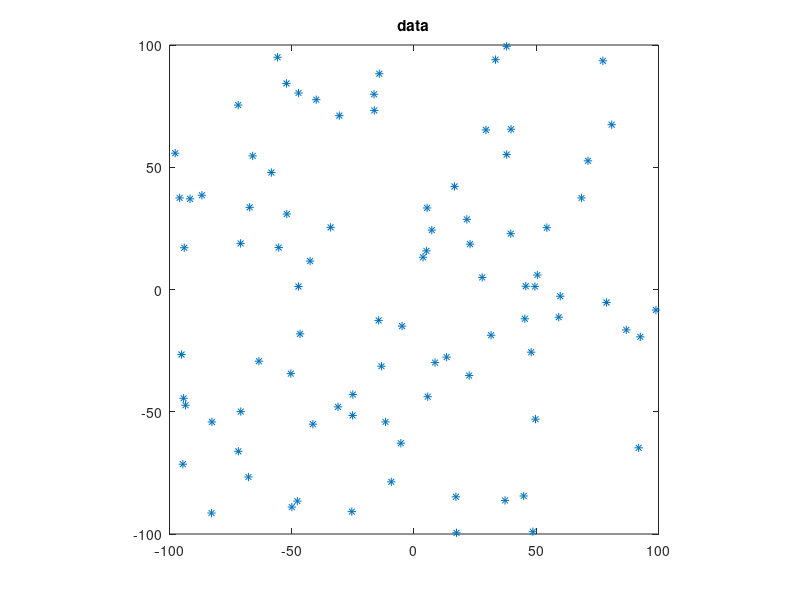

This figure's MATLAB source: (Note: this script raises an error after producing the figure.)
% name   :  kd tree demo main script
% author :  CaiZhongheng
% 
% date           version          record
% 2018.06.09     v1.0             init

clc;
clear;
close all;
rng(38);
%% setting
k_num         = 30;
%% create the data
uni_scale     = 100;
data_len      = 90;
train_data_x1 = unifrnd(-uni_scale,uni_scale,[data_len,1]);
train_data_x2 = unifrnd(-uni_scale,uni_scale,[data_len,1]);

if(k_num>data_len)
   error('Please check the k_num and data_len!!!'); 
else
end

figure(1);
plot(complex(train_data_x1,train_data_x2),'*');
xlim([-uni_scale uni_scale]);
ylim([-uni_scale uni_scale]);
axis square;
title('data');
hold on;

% test_data_x1 = [2;5;9;4;8;7];
% test_data_x2 = [3;4;6;7;1;2];
input_data   = [train_data_x1,train_data_x2];

%% creat kd-tree
data_kdtree  = kdtree_create(input_data);

%% use knn to search the kd-tree
test_data_x1 = unifrnd(-uni_scale,uni_scale,[1,1]);
test_data_x2 = unifrnd(-uni_scale,uni_scale,[1,1]);
test_data    = [test_data_x1,test_data_x2];
plot(complex(test_data_x1,test_data_x2),'*r');

k_array      = kdtree_search(test_data, data_kdtree, k_num);

%% plot figure
plot(complex(k_array(:,1),k_array(:,2)),'square');
viscircles([test_data_x1,test_data_x2], k_array(end,end));
hold off;

